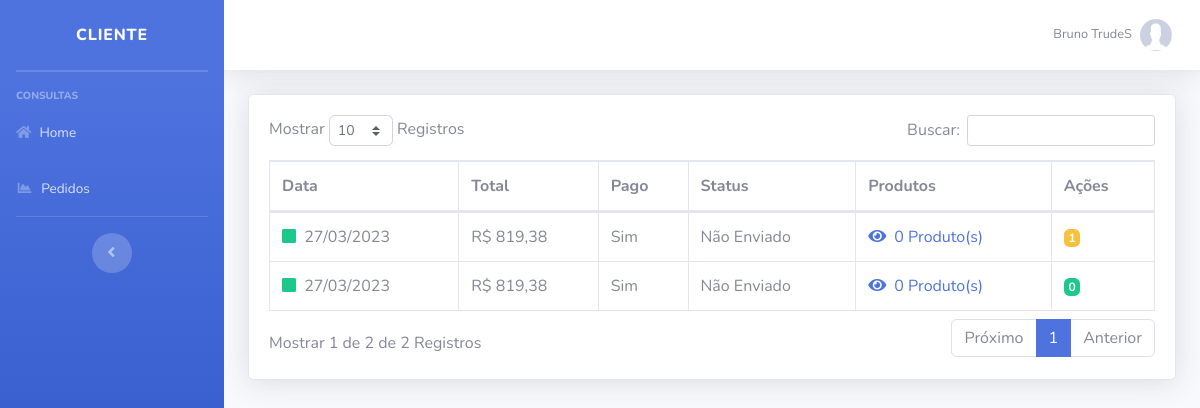
Page /sistema/painel-cliente/index.php?pag=pedidos (signed in) on the committed database.
### tables this page shows
CREATE TABLE `usuarios` (
  `id` int(11) NOT NULL AUTO_INCREMENT,
  `nome` varchar(50) NOT NULL,
  `cpf` varchar(20) NOT NULL,
  `email` varchar(50) NOT NULL,
  `fone` varchar(15) NOT NULL,
  `senha` varchar(35) NOT NULL,
  `senha_crip` varchar(150) NOT NULL,
  `nivel` varchar(20) NOT NULL,
  `imagem` varchar(100) DEFAULT NULL,
  PRIMARY KEY (`id`)
);

CREATE TABLE `vendas` (
  `id` int(11) NOT NULL AUTO_INCREMENT,
  `sub_total` decimal(10,2) NOT NULL,
  `frete` decimal(8,2) NOT NULL,
  `total` decimal(10,2) NOT NULL,
  `id_usuario` int(11) NOT NULL,
  `pago` varchar(5) NOT NULL,
  `data` date NOT NULL,
  `status` varchar(35) NOT NULL,
  `rastreio` varchar(35) DEFAULT NULL,
  `pgto_entrega` varchar(5) DEFAULT NULL,
  `tipo_frete` varchar(20) DEFAULT NULL,
  PRIMARY KEY (`id`)
);

### sistema/painel-cliente/index.php (the view, shortened to what this page needs)
<?php
require_once("../../conexao.php");
$pag = @$_GET["pag"];
$menu1 = "pedidos";
$res = $pdo->query("SELECT * FROM usuarios where id = '$_SESSION[id_usuario]'");
$dados = $res->fetchAll(PDO::FETCH_ASSOC);
$nome_usu = @$dados[0]['nome'];
?>
<!DOCTYPE html>
<html lang="en">
<head>
    <link href="../vendor/fontawesome-free/css/all.min.css" rel="stylesheet" type="text/css">
    <link href="../css/sb-admin-2.min.css" rel="stylesheet">
    <link href="../css/style.css" rel="stylesheet">
    <link href="../vendor/datatables/dataTables.bootstrap4.min.css" rel="stylesheet">
</head>
<body id="page-top">
    <div id="wrapper">
        <ul class="navbar-nav bg-gradient-primary sidebar sidebar-dark accordion" id="accordionSidebar">
            <a class="sidebar-brand d-flex align-items-center justify-content-center" href="index.php">
                <div class="sidebar-brand-text mx-3">Cliente</div>
            </a>
            <hr class="sidebar-divider my-0">
            <hr class="sidebar-divider">
            <div class="sidebar-heading">
                Consultas
            </div>
              <li class="nav-item">
                <a class="nav-link" href="index.php">
                    <i class="fas fa-home fa-chart-area"></i>
                    <span>Home</span></a>
                </li>
             <li class="nav-item">
                <a class="nav-link" href="index.php?pag=<?php echo $menu1 ?>">
                    <i class="fas fa-fw fa-chart-area"></i>
                    <span>Pedidos</span></a>
                </li>
                        <hr class="sidebar-divider d-none d-md-block">
                        <div class="text-center d-none d-md-inline">
                            <button class="rounded-circle border-0" id="sidebarToggle"></button>
                        </div>
                    </ul>
                    <div id="content-wrapper" class="d-flex flex-column">
                        <div id="content">
                            <nav class="navbar navbar-expand navbar-light bg-white topbar mb-4 static-top shadow">
                                <ul class="navbar-nav ml-auto">
                                    <li class="nav-item dropdown no-arrow">
                                        <a class="nav-link dropdown-toggle" href="#" id="userDropdown" role="button" data-toggle="dropdown" aria-haspopup="true" aria-expanded="false">
                                            <span class="mr-2 d-none d-lg-inline text-gray-600 small"><?php echo @$nome_usu ?></span>
                                            <img class="img-profile rounded-circle" src="../../img/sem-foto.jpg">
                                        </a>
                                    </li>
                                </ul>
                            </nav>
                            <div class="container-fluid">
                                <?php if ($pag == null) {
                                    include_once("home.php");
                                } else if ($pag==$menu1) {
                                    include_once($menu1.".php");
                                } else {
                                    include_once("home.php");
                                }
                                ?>
                            </div>
                        </div>
                    </div>
                </div>
            </body>
            </html>

### sistema/painel-cliente/pedidos.php (shortened to what this page needs)
<?php
$pag = "pedidos";
require_once("../../conexao.php");
$id_usuario = @$_SESSION['id_usuario'];
?>
<div class="card shadow mb-4">
  <div class="card-body">
    <div class="table-responsive">
      <table class="table table-bordered" id="dataTable" width="100%" cellspacing="0">
        <thead>
          <tr>
            <th>Data</th>
            <th>Total</th>
            <th>Pago</th>
            <th>Status</th>
            <th>Produtos</th>
            <th>Ações</th>
          </tr>
        </thead>
        <tbody>
         <?php
         $query_ped = $pdo->query("SELECT * FROM vendas where id_usuario = '$id_usuario' order by id desc ");
         $res_ped = $query_ped->fetchAll(PDO::FETCH_ASSOC);
         for ($i=0; $i < @count($res_ped); $i++) {
          $data = $res_ped[$i]['data'];
          $total = $res_ped[$i]['total'];
          $pago = $res_ped[$i]['pago'];
          $status = $res_ped[$i]['status'];
          $rastreio = $res_ped[$i]['rastreio'];
          $id_venda = $res_ped[$i]['id'];
          $data = implode('/', array_reverse(explode('-', $data)));
          $total = number_format($total, 2, ',', '.');
           $quantidade_produtos = 0;
          ?>
          <tr>
            <td>
              <?php
              if($pago == 'Sim') {
                echo '<i class="fas fa-square mr-1 text-success"></i>';
              }else{
               echo '<i class="fas fa-square mr-1 text-danger"></i>';
             }?>
             <?php echo $data ?>
           </td>
           <td>R$ <?php echo $total ?></td>
           <td>
            <?php if($pago != 'Sim'){  ?>
              <small><a target="_blank" class="text-danger" href="../../checkout.php?id_venda=<?php echo $id_venda ?>" title="Efetuar Pagamento">
                <i class="far fa-money-bill-alt mr-1 text-danger"></i>
              Pagar </a></small>
            <?php }else{ ?>
              <?php echo $pago ?>
            <?php } ?>
          </td>
          <td>
            <?php if($status == 'Enviado'){
              echo '<img src="../../img/correios.png" width"25px" height="25"><a class="text-primary" title="Código de Postagem"><small>'. $rastreio .'</small></a>';
            }else{
              echo $status;
            } ?>
          </td>
          <td>
            <a href="" onclick="verProdutos('<?php echo $id_venda ?>')" title="Ver Produtos">
              <i class="fas fa-eye mr-1 text-primary"></i>
              <?php echo $quantidade_produtos ?> Produto(s)
            </a>
          </td>
          <td>
           <?php
           $query2 = $pdo->query("SELECT * FROM mensagem where id_venda = '$id_venda' order by id desc limit 1");
           $res2 = $query2->fetchAll(PDO::FETCH_ASSOC);
           $usuario_ultimo = @$res2[0]['usuario'];
           $total_msg = @count($res2);
           if($usuario_ultimo == 'Admin'){
            ?>
            <a href="index.php?pag=<?php echo $pag ?>&funcao=mensagem&id=<?php echo $id_venda ?>" class=' mr-1' title='Enviar Mensagem'> <span class="badge badge-warning"><?php echo $total_msg ?></span></a>
          <?php }else{ ?>
           <a href="index.php?pag=<?php echo $pag ?>&funcao=mensagem&id=<?php echo $id_venda ?>" class=' mr-1' title='Enviar Mensagem'> <span class="badge badge-success">0</span></a>
         <?php } ?>
      </td>
    </tr>
  <?php } ?>
</tbody>
</table>
</div>
</div>
</div>

### rows in the picture
usuarios: nome "Bruno TrudeS"
vendas: data "27/03/2023", total "819,38", pago "Sim", status "Não Enviado", quantidade_produtos "0", total_msg "1"
vendas: data "27/03/2023", total "819,38", pago "Sim", status "Não Enviado", quantidade_produtos "0"
